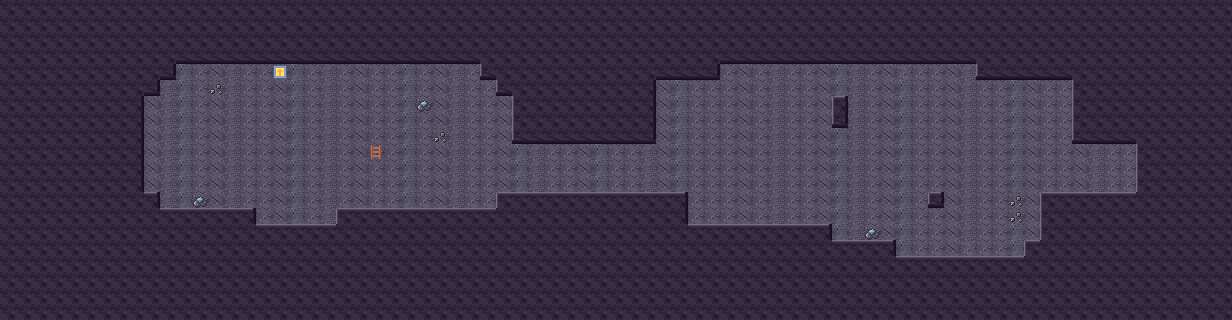

The image is a tile-based game level rendered from a .tmx file. Its description and source (layers, tilesets, objects; grid data summarised) follow:
An orthogonal 77x20 tile map with 16x16 px tiles, 2 tile layers (Back, Buildings).

<map version="1.4" tiledversion="1.4.2" orientation="orthogonal" renderorder="right-down" compressionlevel="0" width="77" height="20" tilewidth="16" tileheight="16" infinite="0" nextlayerid="3" nextobjectid="1">
  <properties />
  <tileset firstgid="1" name="cave" tilewidth="16" tileheight="16" tilecount="48" columns="16">
    <image source="cave.png" width="256" height="48" />
    <tile id="1">
      <properties>
        <property name="Passable" type="string" value="F" />
      </properties>
    </tile>
    <tile id="16">
      <properties>
        <property name="Passable" type="string" value="F" />
      </properties>
    </tile>
    <tile id="17">
      <properties>
        <property name="Passable" type="string" value="F" />
      </properties>
    </tile>
    <tile id="18">
      <properties>
        <property name="Passable" type="string" value="F" />
      </properties>
    </tile>
    <tile id="19">
      <properties>
        <property name="Passable" type="string" value="F" />
      </properties>
    </tile>
    <tile id="20">
      <properties>
        <property name="Passable" type="string" value="F" />
      </properties>
    </tile>
    <tile id="21">
      <properties>
        <property name="Passable" type="string" value="F" />
      </properties>
    </tile>
    <tile id="22">
      <properties>
        <property name="Passable" type="string" value="F" />
      </properties>
    </tile>
    <tile id="23">
      <properties>
        <property name="Passable" type="string" value="F" />
      </properties>
    </tile>
    <tile id="24">
      <properties>
        <property name="Passable" type="string" value="F" />
      </properties>
    </tile>
    <tile id="25">
      <properties>
        <property name="Passable" type="string" value="F" />
      </properties>
    </tile>
    <tile id="26">
      <properties>
        <property name="Passable" type="string" value="F" />
      </properties>
    </tile>
    <tile id="27">
      <properties>
        <property name="Passable" type="string" value="F" />
      </properties>
    </tile>
    <tile id="28">
      <properties>
        <property name="Passable" type="string" value="F" />
      </properties>
    </tile>
    <tile id="29">
      <properties>
        <property name="Passable" type="string" value="F" />
      </properties>
    </tile>
    <tile id="30">
      <properties>
        <property name="Passable" type="string" value="F" />
      </properties>
    </tile>
    <tile id="31">
      <properties>
        <property name="Passable" type="string" value="F" />
      </properties>
    </tile>
  </tileset>
  <layer id="1" name="Back" width="77" height="20" opacity="1" offsetx="0" offsety="0">
   <data>[1540 cells, 1540 non-empty, 9 distinct tile ids]</data>
  </layer>
  <layer id="2" name="Buildings" width="77" height="20" opacity="1" offsetx="0" offsety="0">
   <data>[1540 cells, 1037 non-empty, 12 distinct tile ids]</data>
  </layer>
</map>
